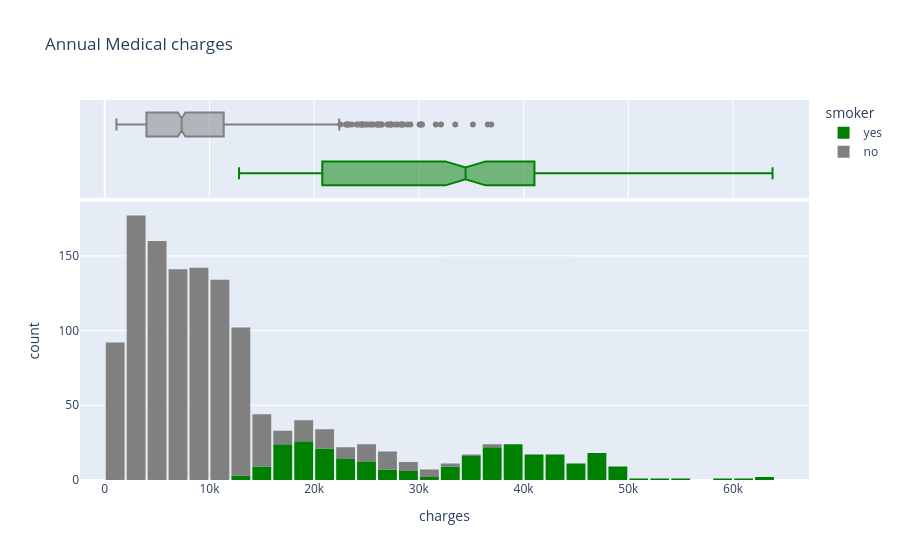

The notebook cell saved with this chart:
### Code cell
fig=px.histogram(medical_df,
                x='charges',
                marginal='box',
                 color='smoker',
                color_discrete_sequence=['green','grey'],
                title='Annual Medical charges')
fig.update_layout(bargap=0.1)
fig.show()

### Figure 1 — Plotly figure (JSON) as saved in the notebook; plotly's stock layout.template omitted (floating-point values rounded to 4 significant figures; data arrays with more than 128 entries replaced by an {"elided": "..."} marker saying what was removed)
{"data": [{"bingroup": "x", "hovertemplate": "smoker=yes<br>charges=%{x}<br>count=%{y}<extra></extra>", "legendgroup": "yes", "marker": {"color": "green", "pattern": {"shape": ""}}, "name": "yes", "orientation": "v", "showlegend": true, "type": "histogram", "x": {"elided": "274 float values"}, "xaxis": "x", "yaxis": "y"}, {"hovertemplate": "smoker=yes<br>charges=%{x}<extra></extra>", "legendgroup": "yes", "marker": {"color": "green"}, "name": "yes", "notched": true, "showlegend": false, "type": "box", "x": {"elided": "274 float values"}, "xaxis": "x2", "yaxis": "y2"}, {"bingroup": "x", "hovertemplate": "smoker=no<br>charges=%{x}<br>count=%{y}<extra></extra>", "legendgroup": "no", "marker": {"color": "grey", "pattern": {"shape": ""}}, "name": "no", "orientation": "v", "showlegend": true, "type": "histogram", "x": {"elided": "1064 float values"}, "xaxis": "x", "yaxis": "y"}, {"hovertemplate": "smoker=no<br>charges=%{x}<extra></extra>", "legendgroup": "no", "marker": {"color": "grey"}, "name": "no", "notched": true, "showlegend": false, "type": "box", "x": {"elided": "1064 float values"}, "xaxis": "x2", "yaxis": "y2"}], "layout": {"bargap": 0.1, "barmode": "relative", "legend": {"title": {"text": "smoker"}, "tracegroupgap": 0}, "title": {"text": "Annual Medical charges"}, "xaxis": {"anchor": "y", "domain": [0, 1], "title": {"text": "charges"}}, "xaxis2": {"anchor": "y2", "domain": [0, 1], "matches": "x", "showgrid": true, "showticklabels": false}, "yaxis": {"anchor": "x", "domain": [0, 0.7326], "title": {"text": "count"}}, "yaxis2": {"anchor": "x2", "domain": [0.7426, 1], "matches": "y2", "showgrid": false, "showline": false, "showticklabels": false, "ticks": ""}}}
